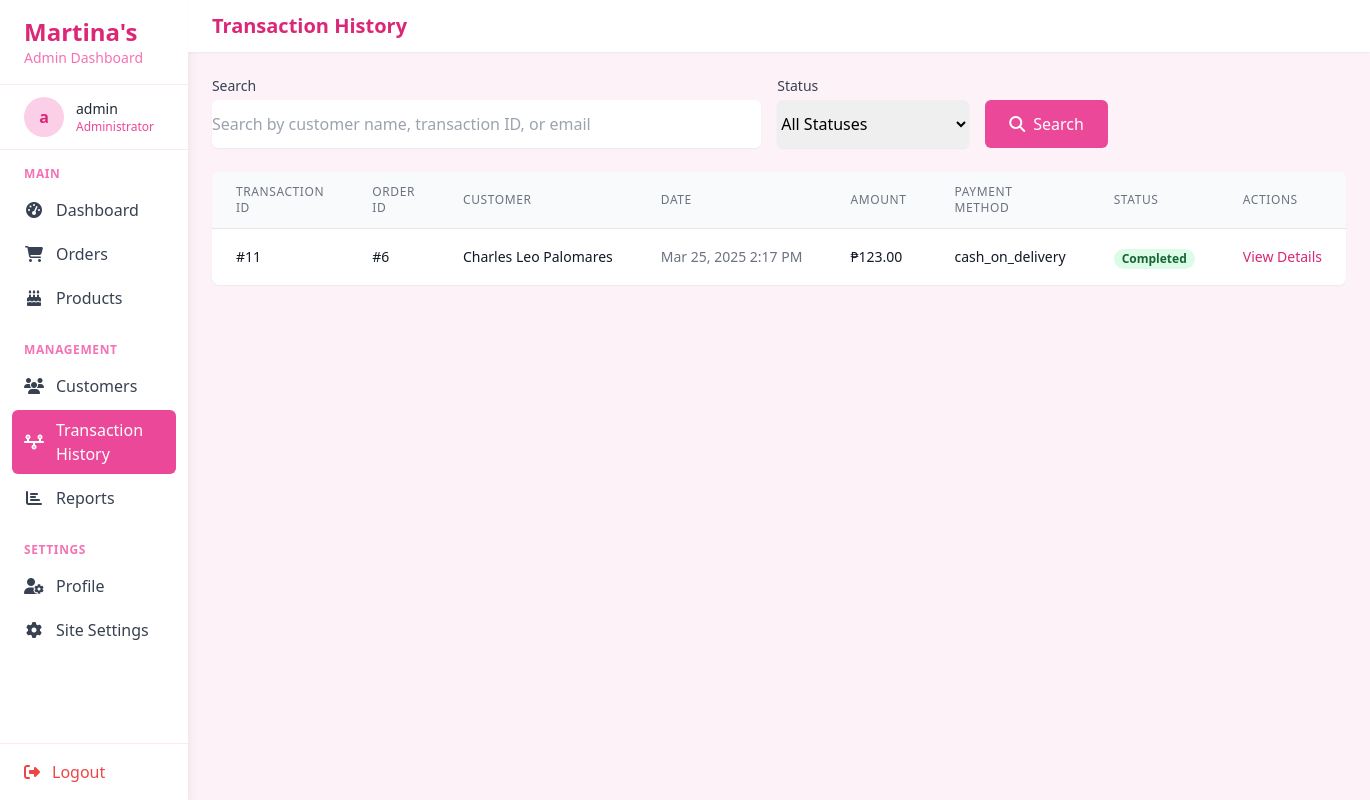
/admin/transaction.php (signed in), run on the app's committed database.
### tables this page shows
CREATE TABLE `transactions` (
  `transaction_id` int(11) NOT NULL,
  `order_id` int(11) DEFAULT NULL,
  `user_id` int(11) DEFAULT NULL,
  `amount` decimal(10,2) DEFAULT NULL,
  `transaction_date` datetime DEFAULT current_timestamp(),
  `payment_method` varchar(50) DEFAULT NULL,
  `status` varchar(20) DEFAULT NULL
);

CREATE TABLE `orders` (
  `id` int(11) NOT NULL,
  `user_id` int(11) NOT NULL,
  `total_amount` decimal(10,2) NOT NULL,
  `order_date` datetime NOT NULL,
  `status` enum('pending','processing','shipped','delivered','cancelled') NOT NULL DEFAULT 'pending',
  `shipping_name` varchar(100) NOT NULL,
  `shipping_address` varchar(255) NOT NULL,
  `shipping_city` varchar(100) NOT NULL,
  `shipping_phone` varchar(20) NOT NULL,
  `payment_method` enum('cash_on_delivery','bank_transfer') NOT NULL,
  `special_instructions` text DEFAULT NULL,
  `archived` tinyint(1) DEFAULT 0
);

### admin/transaction.php (the view, shortened to what this page needs)
<?php
require_once "../dbconn.php";
$search = isset($_GET['search']) ? mysqli_real_escape_string($conn, $_GET['search']) : '';
$transactions_query = "SELECT t.*, o.shipping_name, o.shipping_address, o.shipping_city,
                             o.shipping_phone, o.special_instructions, u.username, u.email
                      FROM transactions t
                      JOIN (
                          SELECT order_id, MAX(transaction_id) as latest_transaction
                          FROM transactions
                          GROUP BY order_id
                      ) latest ON t.order_id = latest.order_id
                          AND t.transaction_id = latest.latest_transaction
                      JOIN orders o ON t.order_id = o.id
                      JOIN users u ON t.user_id = u.id
                      WHERE (o.shipping_name LIKE '%$search%'
                            OR t.transaction_id LIKE '%$search%'
                            OR u.email LIKE '%$search%')";
$transactions_query .= " ORDER BY t.transaction_date DESC";
$transactions_result = mysqli_query($conn, $transactions_query);
$current_page = 'transaction.php';
?>
<!DOCTYPE html>
<html lang="en">
<head>
    <script src="https://cdn.tailwindcss.com"></script>
    <link rel="stylesheet" href="https://cdnjs.cloudflare.com/ajax/libs/font-awesome/6.4.0/css/all.min.css">
</head>
<body class="bg-pink-50 font-sans">
    <div class="flex">
        <div class="bg-white shadow-lg w-64 min-h-screen flex flex-col transition-all duration-300" id="sidebar">
            <div class="px-6 py-4 border-b border-pink-100">
                <h1 class="text-2xl font-bold text-pink-600">Martina's</h1>
                <p class="text-sm text-pink-400">Admin Dashboard</p>
            </div>
            <div class="flex items-center px-6 py-3 border-b border-pink-100">
                <div class="w-10 h-10 rounded-full bg-pink-200 flex items-center justify-center">
                    <span class="text-pink-600 font-bold"><?= substr($_SESSION["username"], 0, 1) ?></span>
                </div>
                <div class="ml-3">
                    <p class="text-sm font-medium text-gray-800"><?= htmlspecialchars($_SESSION["username"]) ?></p>
                    <p class="text-xs text-pink-500">Administrator</p>
                </div>
            </div>
            <nav class="flex-1 px-3 py-4">
                <div class="text-xs uppercase tracking-wider text-pink-400 font-semibold mb-2 px-3">Main</div>
                <a href="admin_dashboard.php"
                   class="flex items-center px-3 py-2 mb-1 rounded-md <?= $current_page == 'admin_dashboard.php' ? 'bg-pink-500 text-white' : 'text-gray-700 hover:bg-pink-100' ?>">
                    <i class="fas fa-tachometer-alt w-5 text-center"></i>
                    <span class="ml-3">Dashboard</span>
                </a>
                <a href="orders.php"
                   class="flex items-center px-3 py-2 mb-1 rounded-md <?= $current_page == 'orders.php' ? 'bg-pink-500 text-white' : 'text-gray-700 hover:bg-pink-100' ?>">
                    <i class="fas fa-shopping-cart w-5 text-center"></i>
                    <span class="ml-3">Orders</span>
                </a>
                <a href="products.php"
                   class="flex items-center px-3 py-2 mb-1 rounded-md <?= $current_page == 'products.php' ? 'bg-pink-500 text-white' : 'text-gray-700 hover:bg-pink-100' ?>">
                    <i class="fas fa-birthday-cake w-5 text-center"></i>
                    <span class="ml-3">Products</span>
                </a>
                <div class="text-xs uppercase tracking-wider text-pink-400 font-semibold mb-2 mt-6 px-3">Management</div>
                <a href="customers.php"
                   class="flex items-center px-3 py-2 mb-1 rounded-md <?= $current_page == 'customers.php' ? 'bg-pink-500 text-white' : 'text-gray-700 hover:bg-pink-100' ?>">
                    <i class="fas fa-users w-5 text-center"></i>
                    <span class="ml-3">Customers</span>
                </a>
                <a href="transaction.php"
                   class="flex items-center px-3 py-2 mb-1 rounded-md <?= $current_page == 'transaction.php' ? 'bg-pink-500 text-white' : 'text-gray-700 hover:bg-pink-100' ?>">
                    <i class="fa-solid fa-timeline w-5 text-center"></i>
                    <span class="ml-3">Transaction History</span>
                </a>
                <a href="reports.php"
                   class="flex items-center px-3 py-2 mb-1 rounded-md <?= $current_page == 'reports.php' ? 'bg-pink-500 text-white' : 'text-gray-700 hover:bg-pink-100' ?>">
                    <i class="fas fa-chart-bar w-5 text-center"></i>
                    <span class="ml-3">Reports</span>
                </a>
                <div class="text-xs uppercase tracking-wider text-pink-400 font-semibold mb-2 mt-6 px-3">Settings</div>
                <a href="profile.php"
                   class="flex items-center px-3 py-2 mb-1 rounded-md <?= $current_page == 'profile.php' ? 'bg-pink-500 text-white' : 'text-gray-700 hover:bg-pink-100' ?>">
                    <i class="fas fa-user-cog w-5 text-center"></i>
                    <span class="ml-3">Profile</span>
                </a>
                <a href="site_settings.php"
                   class="flex items-center px-3 py-2 mb-1 rounded-md <?= $current_page == 'site_settings.php' ? 'bg-pink-500 text-white' : 'text-gray-700 hover:bg-pink-100' ?>">
                    <i class="fas fa-cog w-5 text-center"></i>
                    <span class="ml-3">Site Settings</span>
                </a>
            </nav>
            <div class="px-6 py-4 border-t border-pink-100">
                <a href="../logout.php" class="flex items-center text-red-500 hover:text-red-600">
                    <i class="fas fa-sign-out-alt"></i>
                    <span class="ml-3">Logout</span>
                </a>
            </div>
        </div>
        <div class="flex-1">
            <div class="bg-white shadow-sm py-3 px-6 flex items-center justify-between">
                <h2 class="text-xl font-semibold text-pink-600">Transaction History</h2>
            </div>
            <div class="p-6">
                <div class="mb-6">
                    <form method="GET">
                        <div class="flex gap-4 items-end max-w-4xl">
                            <div class="flex-1">
                                <label for="search" class="block text-sm font-medium text-gray-700 mb-1">Search</label>
                                <input type="text"
                                       name="search"
                                       id="search"
                                       placeholder="Search by customer name, transaction ID, or email"
                                       value="<?= htmlspecialchars($search) ?>"
                                       class="w-full h-12 rounded-md border-gray-300 shadow-sm focus:border-pink-500 focus:ring-pink-500">
                            </div>
                            <div class="w-48">
                                <label for="status_filter" class="block text-sm font-medium text-gray-700 mb-1">Status</label>
                                <select name="status_filter"
                                        id="status_filter"
                                        class="w-full h-12 rounded-md border-gray-300 shadow-sm focus:border-pink-500 focus:ring-pink-500">
                                    <option value="">All Statuses</option>
                                </select>
                            </div>
                            <button type="submit"
                                    class="h-12 px-6 bg-pink-500 text-white rounded-md hover:bg-pink-600 focus:outline-none focus:ring-2 focus:ring-pink-500 focus:ring-offset-2">
                                <i class="fas fa-search mr-2"></i>Search
                            </button>
                        </div>
                    </form>
                </div>
                <div class="bg-white rounded-lg shadow-sm overflow-hidden">
                    <div class="overflow-x-auto">
                        <table class="min-w-full divide-y divide-gray-200">
                            <thead class="bg-gray-50">
                                <tr>
                                    <th scope="col" class="px-6 py-3 text-left text-xs font-medium text-gray-500 uppercase tracking-wider">Transaction ID</th>
                                    <th scope="col" class="px-6 py-3 text-left text-xs font-medium text-gray-500 uppercase tracking-wider">Order ID</th>
                                    <th scope="col" class="px-6 py-3 text-left text-xs font-medium text-gray-500 uppercase tracking-wider">Customer</th>
                                    <th scope="col" class="px-6 py-3 text-left text-xs font-medium text-gray-500 uppercase tracking-wider">Date</th>
                                    <th scope="col" class="px-6 py-3 text-left text-xs font-medium text-gray-500 uppercase tracking-wider">Amount</th>
                                    <th scope="col" class="px-6 py-3 text-left text-xs font-medium text-gray-500 uppercase tracking-wider">Payment Method</th>
                                    <th scope="col" class="px-6 py-3 text-left text-xs font-medium text-gray-500 uppercase tracking-wider">Status</th>
                                    <th scope="col" class="px-6 py-3 text-left text-xs font-medium text-gray-500 uppercase tracking-wider">Actions</th>
                                </tr>
                            </thead>
                            <tbody class="bg-white divide-y divide-gray-200">
                                <?php while ($transaction = mysqli_fetch_assoc($transactions_result)): ?>
                                    <tr>
                                        <td class="px-6 py-4 whitespace-nowrap text-sm text-gray-900">
                                            #<?= $transaction['transaction_id'] ?>
                                        </td>
                                        <td class="px-6 py-4 whitespace-nowrap text-sm text-gray-900">
                                            #<?= $transaction['order_id'] ?>
                                        </td>
                                        <td class="px-6 py-4 whitespace-nowrap">
                                            <div class="text-sm text-gray-900"><?= htmlspecialchars($transaction['shipping_name']) ?></div>
                                        </td>
                                        <td class="px-6 py-4 whitespace-nowrap text-sm text-gray-500">
                                            <?= date('M j, Y g:i A', strtotime($transaction['transaction_date'])) ?>
                                        </td>
                                        <td class="px-6 py-4 whitespace-nowrap text-sm text-gray-900">
                                            ₱<?= number_format($transaction['amount'], 2) ?>
                                        </td>
                                        <td class="px-6 py-4 whitespace-nowrap text-sm text-gray-900">
                                            <?= htmlspecialchars($transaction['payment_method']) ?>
                                        </td>
                                        <td class="px-6 py-4 whitespace-nowrap">
                                            <span class="px-2 inline-flex text-xs leading-5 font-semibold rounded-full bg-green-100 text-green-800">
                                                <?= ucfirst($transaction['status']) ?>
                                            </span>
                                        </td>
                                        <td class="px-6 py-4 whitespace-nowrap text-sm font-medium">
                                            <a href="view_transaction.php?id=<?= $transaction['order_id'] ?>" class="text-pink-600 hover:text-pink-900">View Details</a>
                                        </td>
                                    </tr>
                                <?php endwhile; ?>
                            </tbody>
                        </table>
                    </div>
                </div>
            </div>
        </div>
    </div>
</body>
</html>

### data on the page
transactions: transaction_id "11", order "6", order.shipping_name "Charles Leo Palomares", transaction_date "Mar 25, 2025 2:17 PM", amount "123.00", payment_method "cash_on_delivery", status "Completed"

### other printed values
substr($_SESSION["username"], 0, 1) "a"
$_SESSION["username"] "admin"
